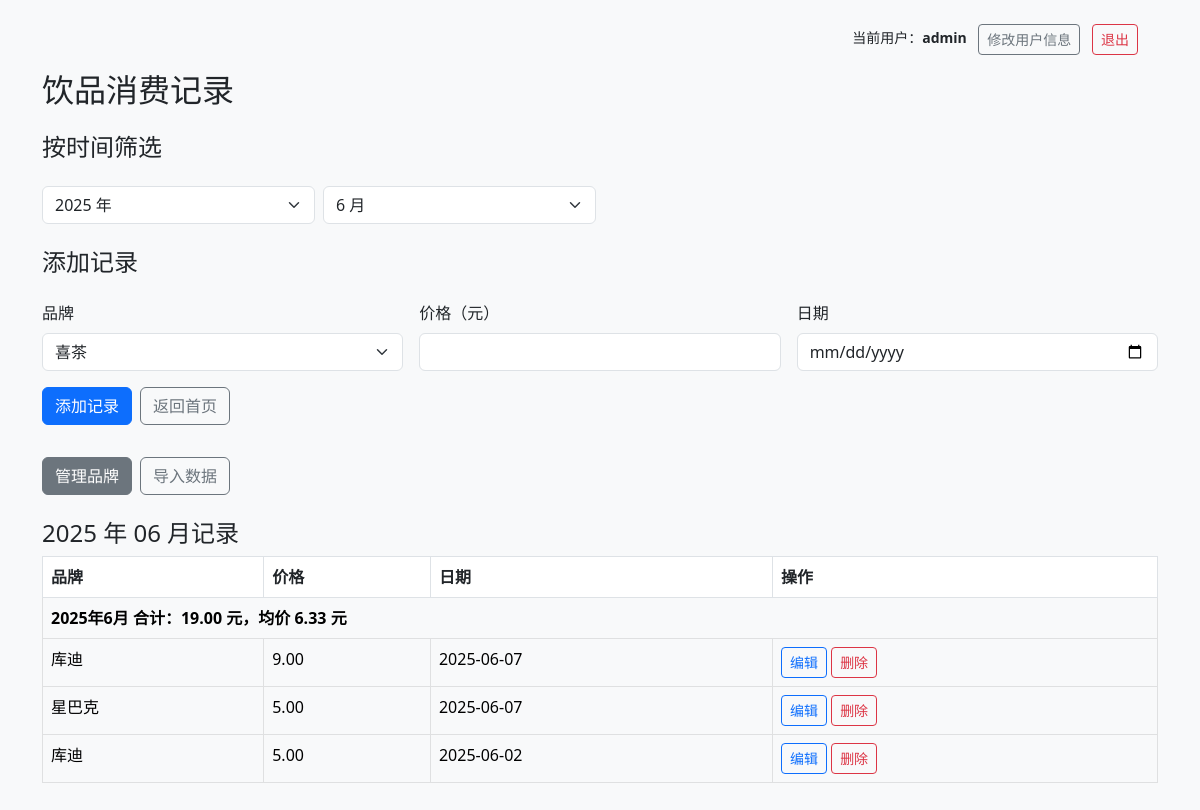
Screenshot of /drink_index.php (signed in) with the database file from the repository.
### tables this page shows
CREATE TABLE `drink_records` (
  `id` int(11) NOT NULL AUTO_INCREMENT,
  `brand_id` int(11) NOT NULL,
  `price` decimal(10,2) NOT NULL,
  `purchase_date` date NOT NULL,
  `created_at` timestamp NOT NULL DEFAULT CURRENT_TIMESTAMP,
  PRIMARY KEY (`id`),
  KEY `brand_id` (`brand_id`),
  CONSTRAINT `drink_records_ibfk_1` FOREIGN KEY (`brand_id`) REFERENCES `drink_brands` (`id`) ON DELETE CASCADE
);

CREATE TABLE `drink_brands` (
  `id` int(11) NOT NULL AUTO_INCREMENT,
  `name` varchar(100) NOT NULL,
  PRIMARY KEY (`id`),
  UNIQUE KEY `name` (`name`)
);

### drink_index.php (the view, shortened to what this page needs)
<?php require 'db.php';
$currentYear = date('Y');
$currentMonth = date('m');
$selectedYear = $_GET['year'] ?? $currentYear;
$selectedMonth = $_GET['month'] ?? $currentMonth;
$yearList = $pdo->query("SELECT DISTINCT YEAR(purchase_date) AS y FROM drink_records ORDER BY y DESC")->fetchAll(PDO::FETCH_COLUMN);
$monthList = range(1, 12);
$whereSQL = '';
$params = [];
if ($selectedYear !== 'all') {
    $whereSQL .= "YEAR(r.purchase_date) = ?";
    $params[] = (int)$selectedYear;
}
if ($selectedMonth !== 'all') {
    if ($whereSQL !== '') $whereSQL .= " AND ";
    $whereSQL .= "MONTH(r.purchase_date) = ?";
    $params[] = (int)$selectedMonth;
}
$whereClause = $whereSQL !== '' ? "WHERE $whereSQL" : '';
?>
<!DOCTYPE html>
<html lang="zh-CN">
<head>
  <link href="https://cdn.jsdelivr.net/npm/bootstrap@5.3.0/dist/css/bootstrap.min.css" rel="stylesheet">
  <link rel="stylesheet" href="theme.css">
</head>
<body class="bg-light">
  <div class="container py-4">
    <?php include 'header_user.php'; ?>
    <h2 class="mb-4">饮品消费记录</h2>
    <h4 class="mb-4">按时间筛选</h4>
    <form method="get" class="row g-2 mb-4">
      <div class="col-md-3">
        <select name="year" class="form-select" onchange="this.form.submit()">
          <?php foreach ($yearList as $y): ?>
            <option value="<?= $y ?>" <?= $y == $selectedYear ? 'selected' : '' ?>><?= $y ?> 年</option>
          <?php endforeach; ?>
        </select>
      </div>
      <div class="col-md-3">
        <select name="month" class="form-select" onchange="this.form.submit()">
          <?php foreach ($monthList as $m):
            $mVal = str_pad($m, 2, '0', STR_PAD_LEFT); ?>
            <option value="<?= $mVal ?>" <?= $mVal == $selectedMonth ? 'selected' : '' ?>><?= $m ?> 月</option>
          <?php endforeach; ?>
        </select>
      </div>
    </form>
    <h4 class="mb-4">添加记录</h4>
    <form class="row g-3 mb-4" method="post" action="drink_add_record.php">
      <div class="col-md-4">
        <label for="brand" class="form-label">品牌</label>
        <select class="form-select" id="brand" name="brand_id" required>
          <?php include 'drink_get_brands.php'; ?>
        </select>
      </div>
      <div class="col-md-4">
        <label for="price" class="form-label">价格（元）</label>
        <input type="number" class="form-control" id="price" name="price" step="0.01" required>
      </div>
      <div class="col-md-4">
        <label for="date" class="form-label">日期</label>
        <input type="date" class="form-control" id="date" name="purchase_date" required>
      </div>
    <div class="col-12 d-flex flex-wrap gap-2">
      <button type="submit" class="btn btn-primary">添加记录</button>
      <a href="index.php" class="btn btn-outline-secondary">返回首页</a>
      <a href="drink_brands.php" class="btn btn-secondary">管理品牌</a>
      <a href="import_drink.php" class="btn btn-outline-secondary">导入数据</a>
    </div>
    </form>
    <h4>
      <?php
        if ($selectedYear === 'all' && $selectedMonth === 'all') {
          echo "全部记录";
        } elseif ($selectedYear !== 'all' && $selectedMonth === 'all') {
          echo "{$selectedYear} 年全部记录";
        } elseif ($selectedYear === 'all' && $selectedMonth !== 'all') {
          echo "{$selectedMonth} 月全部年份记录";
        } else {
          echo "{$selectedYear} 年 {$selectedMonth} 月记录";
        }
      ?>
    </h4>
    <table class="table table-bordered">
      <thead>
        <tr>
          <th>品牌</th>
          <th>价格</th>
          <th>日期</th>
          <th>操作</th>
        </tr>
      </thead>
      <tbody>
        <?php
        $sql = "
            SELECT r.id, r.price, r.purchase_date, b.name AS brand
            FROM drink_records r
            JOIN drink_brands b ON r.brand_id = b.id
            $whereClause
            ORDER BY r.purchase_date DESC
        ";
        $stmt = $pdo->prepare($sql);
        $stmt->execute($params);
        $records = $stmt->fetchAll();
        $grouped = [];
        foreach ($records as $r) {
            $key = date('Y-m', strtotime($r['purchase_date']));
            $grouped[$key][] = $r;
        }
        $bgClasses = [
            'table-light', 'table-secondary', 'table-info', 'table-warning',
            'table-success', 'table-danger', 'table-primary', 'table-dark',
            'table-active', 'table-light', 'table-secondary', 'table-info'
        ];
        $index = 0;
        foreach ($grouped as $month => $items):
            $bg = $bgClasses[$index % count($bgClasses)];
            $index++;
            $monthText = date('Y年n月', strtotime($month));
            $monthTotal = array_sum(array_column($items, 'price'));
            $monthCount = count($items);
            $monthAvg = $monthCount > 0 ? number_format($monthTotal / $monthCount, 2) : '0.00';
        ?>
        <tr class="<?= $bg ?> fw-bold">
          <td colspan="4"><?= $monthText ?> 合计：<?= number_format($monthTotal, 2) ?> 元，均价 <?= $monthAvg ?> 元</td>
        </tr>
        <?php foreach ($items as $r): ?>
        <tr class="<?= $bg ?>">
          <td><?= htmlspecialchars($r['brand']) ?></td>
          <td><?= number_format($r['price'], 2) ?></td>
          <td><?= htmlspecialchars($r['purchase_date']) ?></td>
          <td>
            <a href="drink_edit_record.php?id=<?= $r['id'] ?>" class="btn btn-sm btn-outline-primary">编辑</a>
            <a href="drink_delete_record.php?id=<?= $r['id'] ?>" class="btn btn-sm btn-outline-danger" onclick="return confirm('确认删除此记录？');">删除</a>
          </td>
        </tr>
        <?php endforeach; ?>
        <?php endforeach; ?>
      </tbody>
    </table>
  </div>
</body>
</html>

### rows the page displays
drink_records: brand.name "库迪", price "9.00", purchase_date "2025-06-07"
drink_records: brand.name "星巴克", price "5.00", purchase_date "2025-06-07"
drink_records: brand.name "库迪", price "5.00", purchase_date "2025-06-02"

### other values shown
$_SESSION['username'] "admin"
$monthText "2025年6月"
$monthTotal "19.00"
$monthAvg "6.33"
form field year "2025 年"
form field month "6 月"
form field brand_id "喜茶"
